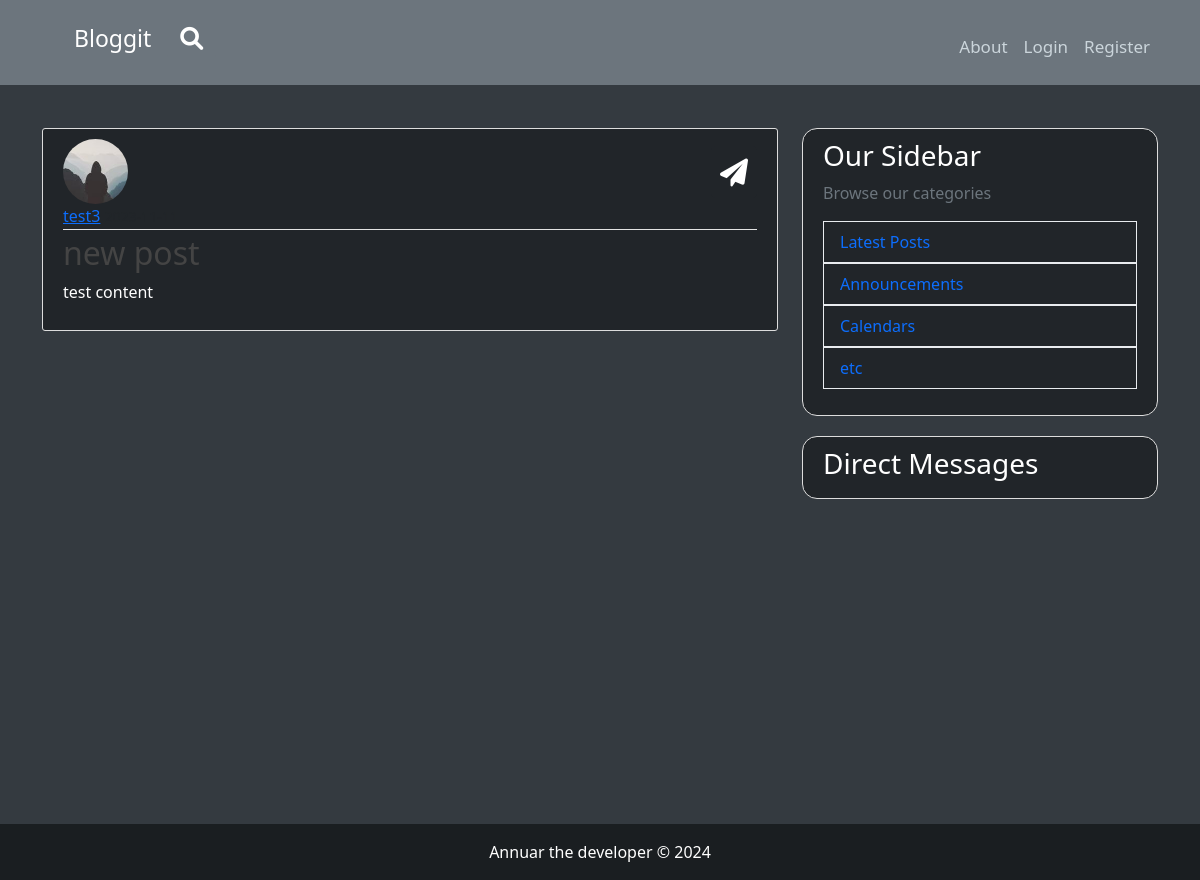
The page /post/30 on the database its author committed.
### flaskblog/models.py (models this page shows, shortened)
class User(db.Model, UserMixin):
    id = db.Column(db.Integer, primary_key=True)
    username = db.Column(db.String(20), unique=True, nullable=False)
    email = db.Column(db.String(120), unique=True, nullable=False)
    image_file = db.Column(db.String(20), nullable=False, default='default.jpeg')
    password = db.Column(db.String(60), nullable=False)
    post = db.relationship('Post', backref='author', lazy=True)
    sent_messages = db.relationship('Message', foreign_keys='Message.sender_id', backref='sender', lazy='dynamic')
    received_messages = db.relationship('Message', foreign_keys='Message.recipient_id', backref='recipient', lazy='dynamic')

class Post(db.Model):
    id = db.Column(db.Integer, primary_key=True)
    title = db.Column(db.String(100), nullable=False)
    date_posted = db.Column(db.DateTime, nullable=False, default=datetime.utcnow)
    content = db.Column(db.Text, nullable=False)
    user_id = db.Column(db.Integer, db.ForeignKey('user.id'), nullable=False)

### flaskblog/routes.py (the view)
@app.route("/post/<int:post_id>")
def post(post_id):
    post = Post.query.get_or_404(post_id)
    return render_template('post.html', title=post.title, post=post)

### flaskblog/templates/post.html (shortened to what this page needs)
{% extends "layout.html" %}
{% block content %}
    <article class="media content-section bg-dark">
      <div class="d-flex justify-content-between align-items-center">
        <img class="rounded-circle article-img" src="{{ url_for('static', filename='profile_pics/' + post.author.image_file) }}">
        {% if post.author != current_user %}
        <a class="btn btn-dark btn-sm h-50 fs-3" href="{{ url_for('send_message', recipient_username=post.author.username) }}"><i class="fas fa-paper-plane text-white recipient"></i></a>
            {% endif %}
        </div>
        <div class="media-body">
            <div class="article-metadata">
            <a class="mr-2" href="{{ url_for('user_posts', username=post.author.username) }}">{{ post.author.username }}</a>
            <small class="text-muted">{{ post.date_posted.strftime('%Y-%m-%d') }}</small>
            </div>
            <h2 class="article-title">{{ post.title }}</h2>
            <p class="article-content">{{ post.content }}</p>
        </div>
    </article>
{% endblock content %}

### flaskblog/static/main.css (style rules this page uses)
body { background: #fafafa; color: #333333; margin-top: 5rem; display: flex; flex-direction: column; min-height: 100vh; }
h1, h2, h3, h4, h5, h6 { color: #444444; }
.content-section { background: #ffffff; padding: 10px 20px; border: 1px solid #dddddd; border-radius: 3px; margin-bottom: 20px; }
.article-title { color: #444444; }
.article-content { white-space: pre-line; }
.article-img { height: 65px; width: 65px; margin-right: 16px; }
.article-metadata { padding-bottom: 1px; margin-bottom: 4px; border-bottom: 1px solid #e3e3e3 }

### flaskblog/templates/layout.html (style rules this page uses)
body { background-color: #343a40; color: #ffffff; }

### rows shown on the page
User: image_file (picture), author.username "test3"
Post: title "new post", content "test content"
